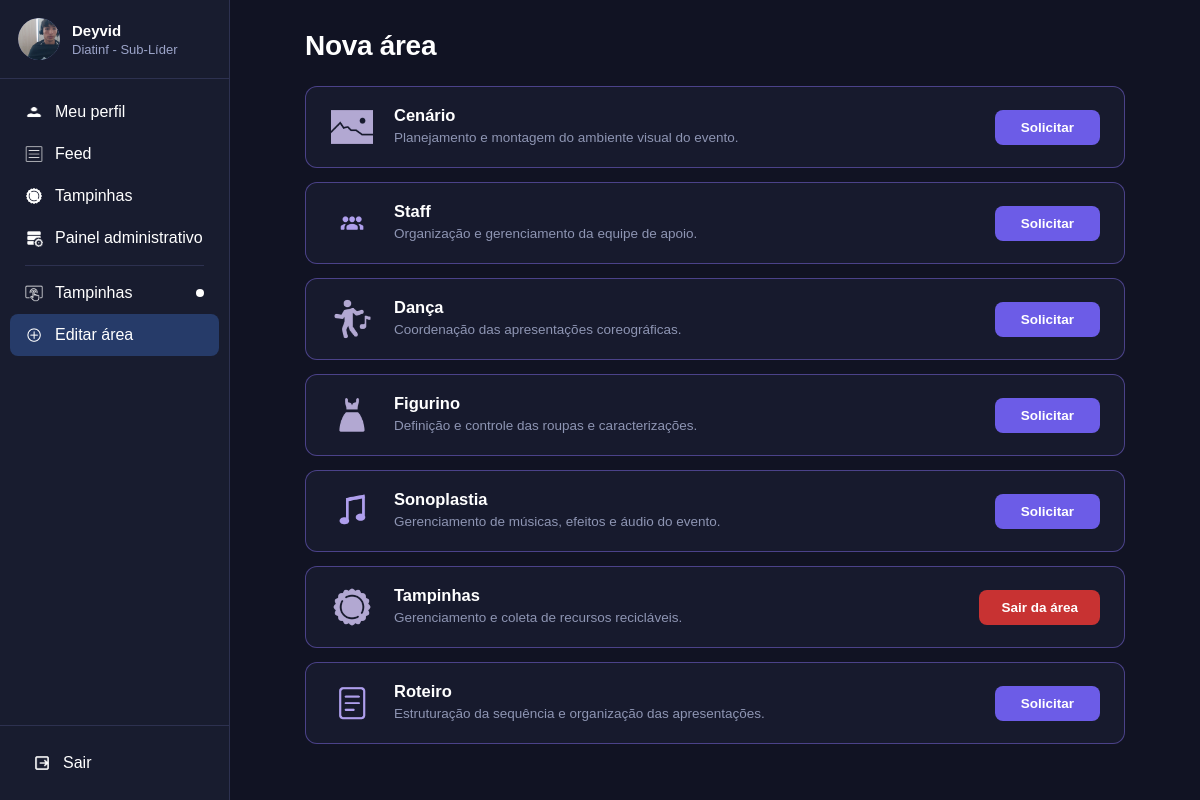
The page /nova-area/ (signed in) on the database as committed earlier.
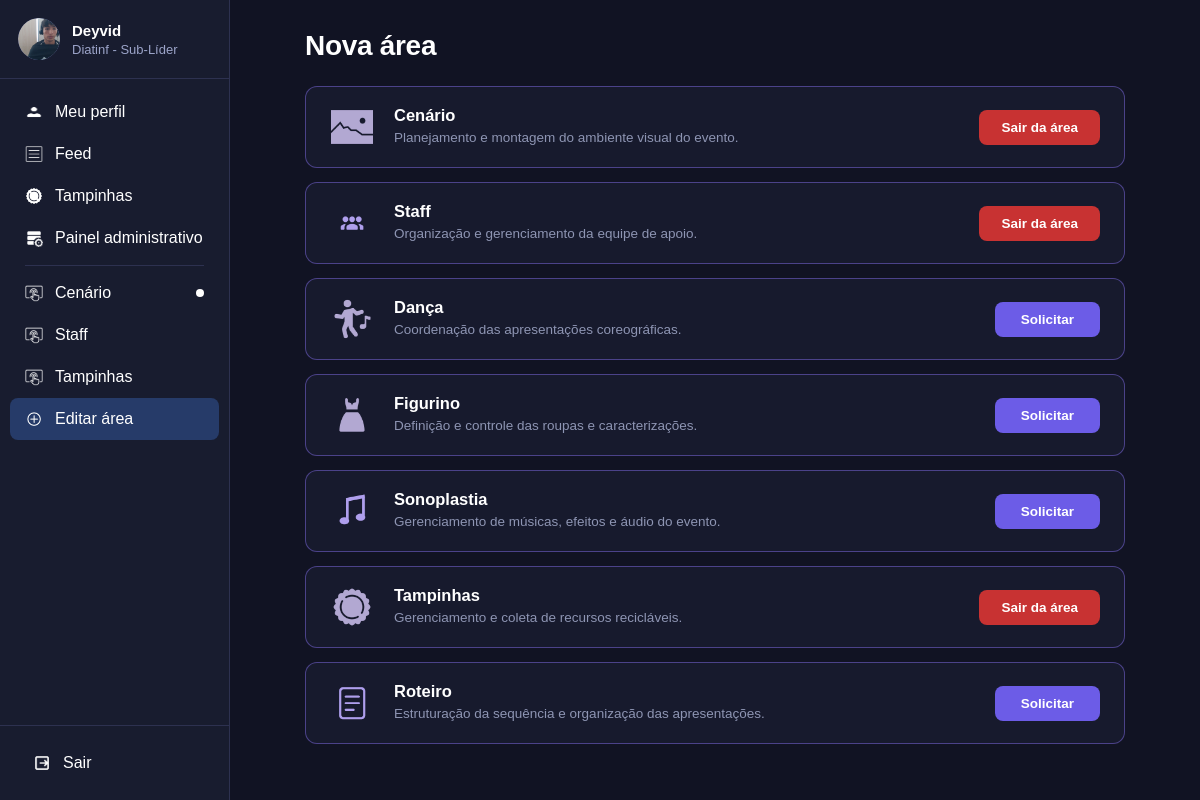
The same page on the database as committed later.
### usuarios/models.py (models this page shows, shortened)
class Usuario(models.Model):
    nome=models.CharField(max_length=100, blank=True, default="")
    matricula=models.CharField(max_length=20, unique=True)
    senha=models.CharField(max_length=255)
    diretoria=models.CharField(max_length=50)
    areas=models.TextField()
    aprovado=models.BooleanField(default=True)
    sub_lider=models.BooleanField(default=False)
    sublider_de=models.CharField(max_length=50, null=True, blank=True)
    doacao_tampinhas=models.FloatField(default=0)
    foto=models.ImageField(upload_to="perfis/", null=True, blank=True)
    bio=models.TextField(blank=True, default="")
    def nome_exibicao(self):
        if self.nome and self.nome.strip():
            return self.nome.strip()
        return self.matricula
    def eh_administrador(self):
        mat = (self.matricula or "").strip().lower()
        diret = (self.diretoria or "").strip().lower()
        return mat == "admin" or diret in ["líder", "lider", "líder geral", "lider geral"]
    def tem_acesso_painel(self):
        return self.eh_administrador() or self.sub_lider
    def get_areas_list(self):
        if self.areas:
            return [a.strip() for a in self.areas.split(",") if a.strip()]
        return []
    def get_areas_ordenadas(self):
        areas = self.get_areas_list()
        if self.sub_lider and self.sublider_de and self.sublider_de in areas:
            areas = [self.sublider_de] + [a for a in areas if a != self.sublider_de]
        return areas
    def get_areas_sidebar(self):
        if self.eh_administrador():
            return ["Cenário", "Staff", "Dança", "Figurino", "Sonoplastia", "Tampinhas", "Roteiro"]
        return self.get_areas_ordenadas()

### usuarios/views.py (the view)
# urls.py: path("nova-area/", views.nova_area, name="nova_area"),
def nova_area(request):
    usuario = usuario_logado(request)
    if usuario is None:
        return redirect("login")
    areas_usuario = set(usuario.get_areas_list())
    solicitacoes_pendentes = set(SolicitacaoArea.objects.filter(usuario=usuario).values_list("area", flat=True))
    areas_com_status = []
    ordem_figma = ["Cenário", "Staff", "Dança", "Figurino", "Sonoplastia", "Tampinhas", "Roteiro"]
    for area in ordem_figma:
        if usuario.eh_administrador() or area in areas_usuario:
            status = "membro"
        elif area in solicitacoes_pendentes:
            status = "pendente"
        else:
            status = "livre"
        areas_com_status.append({
            "nome": area,
            "descricao": AREAS_INFO.get(area, ""),
            "icone": AREAS_ICONES.get(area, "imgs/icone-area.png"),
            "status": status,
        })
    return render(request, "nova_area.html", {
        "usuario": usuario,
        "areas_com_status": areas_com_status,
        "pagina_ativa": "nova_area",
        "area_ativa": "",
    })

### usuarios/context_processors.py (called while the page is built, shortened)
def gerar_token_usuario(usuario_id):
    if not usuario_id:
        return ""
    try:
        return signing.dumps({"usuario": int(usuario_id)}, salt=TOKEN_SALT)
    except Exception:
        return ""

def consumir_notificacoes_validas(request, usuario_id):
    notificacoes = []
    try:
        storage = messages.get_messages(request)
        mensagens_brutas = list(storage)
        if hasattr(storage, "_loaded_data"):
            storage._loaded_data = []
        if hasattr(storage, "_queued_messages"):
            storage._queued_messages = []
        storage.used = True
        if hasattr(request, "session") and "_messages" in request.session:
            del request.session["_messages"]
        agora = time.time()
        caminho_atual = unquote(getattr(request, "path", "") or "").rstrip("/") or "/"
        uid_atual_str = str(usuario_id) if usuario_id else "anon"
    except Exception:
        return []
    return notificacoes[-1:]

### usuarios/templates/nova_area.html (shortened to what this page needs)
{% load static %}
<!DOCTYPE html>
<html lang="pt-br">
<head>
    <link rel="stylesheet" href="{% static 'css/base.css' %}">
    <link rel="stylesheet" href="{% static 'css/nova_area.css' %}">
</head>
<body>
{% include "_sidebar.html" with pagina_ativa="nova_area" %}
<main class="conteudo">
    <div class="container-pagina container-nova-area">
        <div class="titulo-nova-area">
            <h1>Nova área</h1>
        </div>
        <div class="lista-areas-gerenciar">
            {% for area in areas_com_status %}
            <div class="card-area">
                <div class="card-area-info">
                    <div class="card-area-icone">
                        <img src="{% static area.icone %}" alt="{{ area.nome }}">
                    </div>
                    <div class="card-area-textos">
                        <h3>{{ area.nome }}</h3>
                        <p>{{ area.descricao }}</p>
                    </div>
                </div>
                <div class="card-area-acao">
                    {% if area.status == 'membro' %}
                        <button type="button" class="btn-sair-area" onclick="abrirModalSair('{{ area.nome }}')">Sair da área</button>
                    {% elif area.status == 'pendente' %}
                        <form action="{% url 'cancelar_solicitacao_area' area.nome %}" method="POST">
                            {% csrf_token %}
                            <button type="submit" class="btn-cancelar-solicitacao">Cancelar Solicitação ✕</button>
                        </form>
                    {% else %}
                        <form action="{% url 'solicitar_area' area.nome %}" method="POST">
                            <button type="submit" class="btn-solicitar-area">Solicitar</button>
                        </form>
                    {% endif %}
                </div>
            </div>
            {% endfor %}
        </div>
    </div>
</main>
</body>
</html>

### usuarios/templates/_sidebar.html (shortened to what this page needs)
{% load static %}
<aside class="sidebar">
    <div>
        <a href="{% url 'meu_perfil' %}{% if user_token %}?_user_token={{ user_token|urlencode }}{% endif %}" class="usuario {% if pagina_ativa == 'perfil' %}usuario-ativo{% endif %}" title="Acessar meu perfil">
            <div class="avatar">
                {% if usuario.foto and usuario.foto.name %}
                    <img src="{{ usuario.foto.url }}" alt="{{ usuario.nome_exibicao }}" class="avatar-foto-img">
                {% else %}
                    {{ usuario.inicial_perfil }}
                {% endif %}
            </div>
            <div class="dados-usuario">
                <h3>{{ usuario.nome_exibicao }}</h3>
                <p>{{ usuario.diretoria }} - {% if usuario.eh_administrador %}Líder{% elif usuario.sub_lider %}Sub-Líder{% else %}Membro{% endif %}</p>
            </div>
        </a>
        <nav class="menu">
            <a href="{% url 'meu_perfil' %}{% if user_token %}?_user_token={{ user_token|urlencode }}{% endif %}" class="{% if pagina_ativa == 'perfil' %}ativo{% endif %}">
                <img src="{% static 'imgs/icone-usuario.png' %}" alt="Perfil">
                <span>Meu perfil</span>
            </a>
            <a href="{% url 'feed' %}{% if user_token %}?_user_token={{ user_token|urlencode }}{% endif %}" class="{% if pagina_ativa == 'feed' %}ativo{% endif %}">
                <img src="{% static 'imgs/icone-feed.png' %}" alt="Feed">
                <span>Feed</span>
            </a>
            <a href="{% url 'tampinhas' %}{% if user_token %}?_user_token={{ user_token|urlencode }}{% endif %}" class="{% if pagina_ativa == 'tampinhas' %}ativo{% endif %}">
                <img src="{% static 'imgs/icone-tampinhas.png' %}" alt="Tampinhas">
                <span>Tampinhas</span>
            </a>
            {% if usuario.tem_acesso_painel %}
                <a href="{% url 'painel_administrativo' %}{% if user_token %}?_user_token={{ user_token|urlencode }}{% endif %}" class="{% if pagina_ativa == 'painel' %}ativo{% endif %}">
                    <img src="{% static 'imgs/icone-painel.png' %}" alt="Painel">
                    <span class="texto-painel">Painel administrativo</span>
                </a>
            {% endif %}
            <div class="menu-separador"></div>
            {% for area in usuario.get_areas_sidebar %}
                <a href="{% url 'chat_area' area %}{% if user_token %}?_user_token={{ user_token|urlencode }}{% endif %}" class="{% if area_ativa == area %}ativo{% endif %}">
                    <img src="{% static 'imgs/icone-area.png' %}" alt=""><span>{{ area }}</span>
                    {% if usuario.sub_lider and area == usuario.sublider_de %}<span class="ponto-sublider"></span>{% endif %}
                </a>
            {% endfor %}
            <a href="{% url 'nova_area' %}{% if user_token %}?_user_token={{ user_token|urlencode }}{% endif %}" class="{% if pagina_ativa == 'nova_area' %}ativo{% endif %}">
                <img src="{% static 'imgs/icone-editar-area.png' %}" alt="Editar área">
                <span>Editar área</span>
            </a>
        </nav>
    </div>
    <div class="rodape-sidebar">
        <a href="{% url 'sair' %}" id="link-sair-sidebar" onclick="return confirm('Deseja realmente sair da sua conta?');">
            <img src="{% static 'imgs/icone-sair.png' %}" alt="Sair">
            <span>Sair</span>
        </a>
    </div>
</aside>

Rows that differ between the two databases and show on the page:
changed Usuario "Deyvid": sublider_de "Tampinhas" → "Cenário" (drawn); areas "Tampinhas" → "Cenário,Staff,Tampinhas" (drawn)
Other text that changed with them:
new list line: "Cenário"
new list line: "Staff"
new list line: "Tampinhas"
list line gone: "Solicitar"
new list line: "Sair da área"
list line gone: "Tampinhas"
